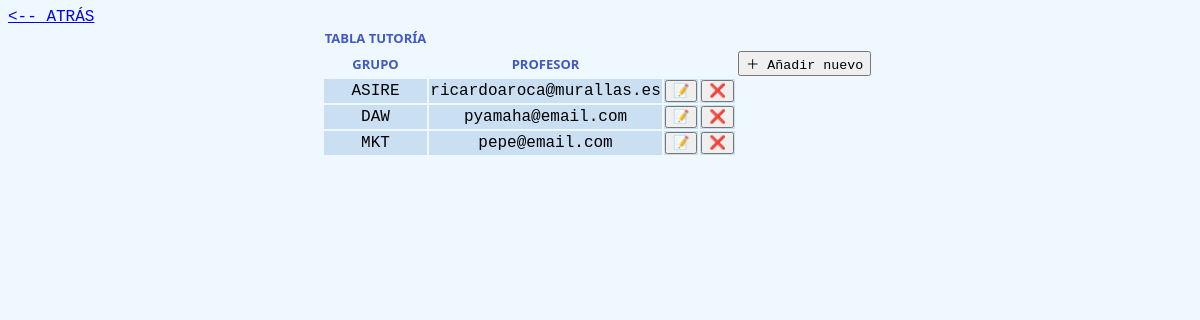
The page /t1/bdAlumnos/listado/listaTut.php on the database its author committed.
### tables this page shows
CREATE TABLE `Tutoria` (
  `id_grupo` int(11) NOT NULL,
  `id_profesor` int(11) NOT NULL
);

CREATE TABLE `Grupo` (
  `id_grupo` int(11) NOT NULL,
  `nombreGrupo` varchar(100) NOT NULL,
  `curso` varchar(10) NOT NULL
);

CREATE TABLE `Profesor` (
  `id_profesor` int(11) NOT NULL,
  `nombreP` varchar(50) NOT NULL,
  `apellidosP` varchar(100) NOT NULL,
  `telefonoP` varchar(12) DEFAULT NULL,
  `emailP` varchar(100) DEFAULT NULL
);

### t1/bdAlumnos/listado/listaTut.php (the view, shortened to what this page needs)
<!DOCTYPE html>
<html lang="es">
<head>
    <link rel="stylesheet" href="../style.css" />
</head>
<body>
    <table>
        <tr>
            <th>TABLA TUTORÍA</th>
        </tr>
        <tr>
            <th>GRUPO</th>
            <th>PROFESOR</th>
            <th></th>
            <th></th>
            <th>
                <form action='../forms/formAlumn.php'><input type='submit' value='＋ Añadir nuevo'></input></form>
            </th>
            <th></th>
        </tr>
        <?php
        include_once('../bdconnect.php');
        $sql = "SELECT * FROM Profesor p JOIN Tutoria t ON p.id_profesor = t.id_profesor JOIN grupo g ON t.id_grupo = g.id_grupo ORDER BY nombreGrupo";
        $result = $conn->query($sql);
        if ($result->num_rows > 0) {
            while ($tuto = $result->fetch_assoc()) {
                $varID =  $tuto['id_grupo'];
                $varProf = $tuto['id_profesor'];
                echo "<tr>";
                echo "<td>" . $tuto['nombreGrupo'] . "</td>";
                echo "<td>" . $tuto['emailP'] . "</td>";
                echo "<td><form action='../forms/formupdateTut.php'>
                <input type='hidden' name='id_grupo' value='$varID'>
                <input type='hidden' name='idProf' value='$varProf'>
                <input type='submit' value='📝'></input></form></td>";
                echo "<form action='../delete/deleteTut.php'>
                <input type='hidden' name='idProf' value='$varID'>
                <input type='hidden' value='Eliminar'></input>"
        ?>
                <td><button value="Eliminar" onclick="return confirm('¿Seguro que desea eliminar?')" )> ❌ </button></td>
                </form>
            <?php
                echo "</tr>";
            }
            echo "<a href='../index3.html'><-- ATRÁS</a> ";
        } else {
            ?>
            <tr>
                <td colspan="8">No hay resultados</td>
            </tr>
        <?php
        }
        ?>
</body>
</html>

### t1/bdAlumnos/style.css (style rules this page uses)
* { font-family: 'Courier New', Courier, monospace; }
body { background-color: aliceblue; }
table { margin-left: auto; margin-right: auto; }
th { color: rgb(64, 89, 198); font-family: 'Segoe UI', Tahoma, Geneva, Verdana, sans-serif; font-size: small; text-align: center; }
td { background-color: rgb(202, 223, 242); text-align: center; }

### rows shown on the page
tutoria: id_grupo.nombreGrupo "ASIRE", id_profesor.emailP "ricardoaroca@murallas.es"
tutoria: id_grupo.nombreGrupo "DAW", id_profesor.emailP "pyamaha@email.com"
tutoria: id_grupo.nombreGrupo "MKT", id_profesor.emailP "pepe@email.com"
